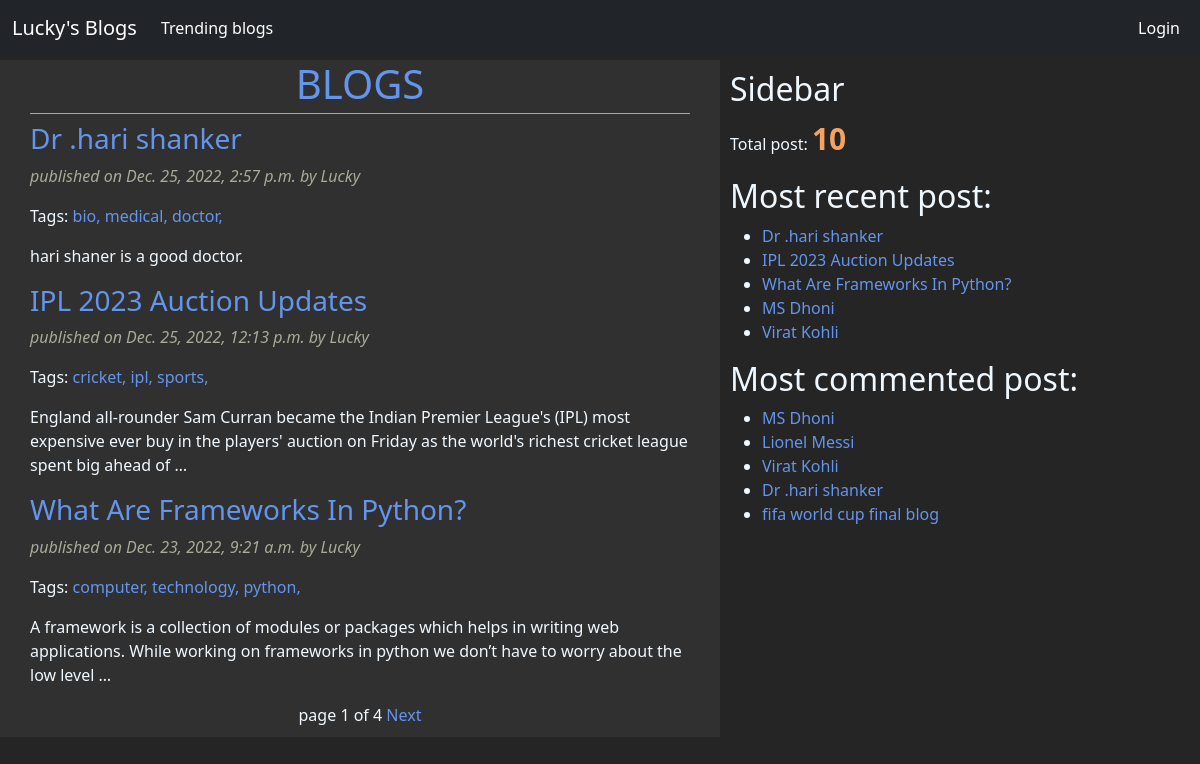
The page / on the database its author committed.
### blog/models.py (models this page shows, shortened)
class Post(models.Model):
    POST_CHOICES=(('draft','Draft'),('published','Published'))
    title=models.CharField(max_length=150)
    slug=models.SlugField(max_length=264,unique_for_date='publish')
    author=models.ForeignKey(User,related_name='blog_post',on_delete=models.CASCADE)
    body=models.TextField()
    publish=models.DateTimeField(default=timezone.now)
    created=models.DateTimeField(auto_now_add=True)
    update=models.DateTimeField(auto_now=True)
    status=models.CharField(max_length=10,choices=POST_CHOICES,default='draft')
    tags=TaggableManager()
    objects=CustomManager()
    def get_absolute_url(self):
        return reverse("post_detail", args=[self.publish.year,self.publish.strftime('%m'),self.slug])
    class Meta:
        ordering=('-publish',)

### blog/views.py (the view)
# urls.py: path('', views.post_list_view,name="home"),
def post_list_view(request,tag_slug=None):
    post_list=Post.objects.all()
    tag=None
    if tag_slug:
        tag=get_object_or_404(Tag,slug=tag_slug)
        post_list=post_list.filter(tags__in=[tag])
    paginator=Paginator(post_list,3)
    page_number=request.GET.get('page')
    try:
        post_list=paginator.page(page_number)
    except PageNotAnInteger :
        post_list=paginator.page(1)
    except:
        post_list=paginator.page(paginator.num_pages)
    return render(request,'blog/post_list.html',{'post_list':post_list,'tag':tag})

### blog/models.py (called while the page is built)
    def get_queryset(self):
        return super().get_queryset().filter(status="published")

### blog/templatetags/blog_tags.py (called while the page is built)
@register.simple_tag(name='my_tag')
def total_post():
    return Post.objects.count()

@register.inclusion_tag('blog/latest_post.html')
def show_letest_post():
    latest_post=Post.objects.order_by('-publish')[:5]
    return {'latest_post':latest_post}

@register.simple_tag
def get_most_commented_post(count=5):
    return Post.objects.annotate(total_comments=Count('comments')).order_by('-total_comments')[:count]

### templates/blog/post_list.html (shortened to what this page needs)
{% extends 'blog/base.html' %}
{% block content %}
    <h1 class="display-6">BLOGS</h1>
    {% for post in post_list %}
        <a href="{{post.get_absolute_url}}"><h3>{{post.title}}</h3></a>
        <p id="date">{{post.status}} on {{post.publish}} by {{post.author | title}}</p>
        <p id="tags">Tags:
            {% for tag in  post.tags.all %}
            <a href="{% url 'post_list_by_tag_name' tag.slug %}">{{tag.name}},</a>
            {% endfor %}
        </p>
        <P>{{post.body|truncatewords:30|linebreaks}}</p>
    {% endfor %}
    {% include 'blog/pagination.html' with page=post_list %}
{% endblock content %}

### templates/blog/base.html (shortened to what this page needs)
<!doctype html>
{% load static %}
{% load blog_tags %}
<html lang="en">
<head>
  <link href="https://cdn.jsdelivr.net/npm/bootstrap@5.2.3/dist/css/bootstrap.min.css" rel="stylesheet"
>
  <link href="{% static "css/base.css"%}" rel="stylesheet">
</head>
<body>
  <nav class="navbar navbar-expand-lg navbar-dark fixed-top bg-dark">
    <div class="container-fluid">
      <a class="navbar-brand" href="{% url 'home' %}">Lucky's Blogs</a>
      <ul class="navbar-nav me-auto">
        <li class="nav-item">
          <a class="nav-link active" aria-current="page" href="{% url 'trending' %}">Trending blogs</a>
        </li>
      </ul>
      <ul class="nav navbar-nav navbar-right">
        <li class="nav-item item-right">
          <a class="nav-link active" aria-current="page" href="/accounts/login">Login</a>
        </li>
      </ul>
    </div>
  </nav>
  <div class="godown-60" id="godown"></div>
<div class="content">
  {% block content %}
  {% endblock content %}
</div>
<div class="sidebar">
  <h2>Sidebar</h1>
  <p> Total post: <span id='tot_post'> {% my_tag %}</span> </p>
  <h2>Most recent post:</h1>
    {% show_letest_post %}
    <h2>Most commented post:</h1>
      {% get_most_commented_post as most_commented_post %}
      <ul>
        {% for post in most_commented_post %}
        <li><a href="{{post.get_absolute_url}}">{{post.title}}</a></li>
        {% endfor %}
    </ul>
</div>
</body>
</html>

### templates/blog/pagination.html (shortened to what this page needs)
<div class="paginator" align="center">
    page {{page.number}} of {{page.paginator.num_pages}}
    {% if page.has_next %}
    <a href="?page={{page.next_page_number}}">Next</a>
    {% endif %}
</div>

### templates/blog/latest_post.html
<ul>
    {% for post in latest_post %}
    <li><a href="{{post.get_absolute_url}}">{{post.title}}</a></li>
    {% endfor %}
</ul>

### static/css/base.css (style rules this page uses)
body { background-color: #252525; color: aliceblue; }
#godown { height: 60px; }
.content { float: left; width: 60%; padding: 0 30px 10px 30px; height: 100%; background-color: #303030; }
.sidebar { float: right; width: 40%; padding: 10px; height: 100%; }
h1 { text-align: center; border-bottom: 1px solid rgb(170, 170, 152); padding-bottom: 5px; color:cornflowerblue; }
#date { font-style: italic; color:rgb(170, 170, 152); }
a { color:cornflowerblue; }
a:link { text-decoration: none; }
#tot_post { font-weight: bold; color:sandybrown; font-size:30px; }

### rows shown on the page
Post: title "Dr .hari shanker", status "published", publish "Dec. 25, 2022, 2:57 p.m.", author "Lucky", body "hari shaner is a good doctor."
Tag: name "bio"
Tag: name "medical"
Tag: name "doctor"
Post: title "IPL 2023 Auction Updates", status "published", publish "Dec. 25, 2022, 12:13 p.m.", author "Lucky", body "England all-rounder Sam Curran became the Indian Premier League's (IPL) most expensive ever buy in the players' auction on Friday as the world's richest cricket league spent big ahead of …"
Tag: name "cricket"
Tag: name "ipl"
Tag: name "sports"
Post: title "What Are Frameworks In Python?", status "published", publish "Dec. 23, 2022, 9:21 a.m.", author "Lucky", body "A framework is a collection of modules or packages which helps in writing web applications. While working on frameworks in python we don’t have to worry about the low level …"
Tag: name "computer"
Tag: name "technology"
Tag: name "python"
Post: title "MS Dhoni"
Post: title "Virat Kohli"
Post: title "Lionel Messi"
Post: title "fifa world cup final blog"

### other values the page prints
{{ page.number }} "1"
{{ page.paginator.num_pages }} "4"
